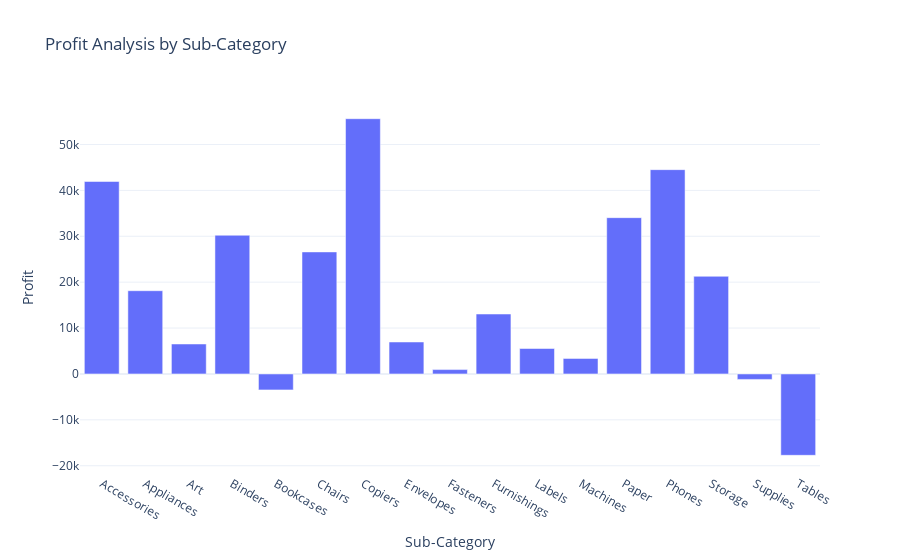

Write notebook code for a chart like this one.
### Code cell
fig=px.bar(profit_by_Subcategory,
            x='Sub-Category',
            y='Profit',
            title='Profit Analysis by Sub-Category')
fig.show()

### Figure 1 — Plotly figure (JSON) as saved in the notebook; plotly's stock layout.template omitted (floating-point values rounded to 4 significant figures)
{"data": [{"hovertemplate": "Sub-Category=%{x}<br>Profit=%{y}<extra></extra>", "legendgroup": "", "marker": {"color": "#636efa", "pattern": {"shape": ""}}, "name": "", "orientation": "v", "showlegend": false, "textposition": "auto", "type": "bar", "x": ["Accessories", "Appliances", "Art", "Binders", "Bookcases", "Chairs", "Copiers", "Envelopes", "Fasteners", "Furnishings", "Labels", "Machines", "Paper", "Phones", "Storage", "Supplies", "Tables"], "xaxis": "x", "y": [41940.0, 18140.0, 6528.0, 30220.0, -3473.0, 26590.0, 55620.0, 6964.0, 949.5, 13060.0, 5546.0, 3385.0, 34050.0, 44520.0, 21280.0, -1189.0, -17730.0], "yaxis": "y"}], "layout": {"barmode": "relative", "legend": {"tracegroupgap": 0}, "title": {"text": "Profit Analysis by Sub-Category"}, "xaxis": {"anchor": "y", "domain": [0, 1], "title": {"text": "Sub-Category"}}, "yaxis": {"anchor": "x", "domain": [0, 1], "title": {"text": "Profit"}}}}
